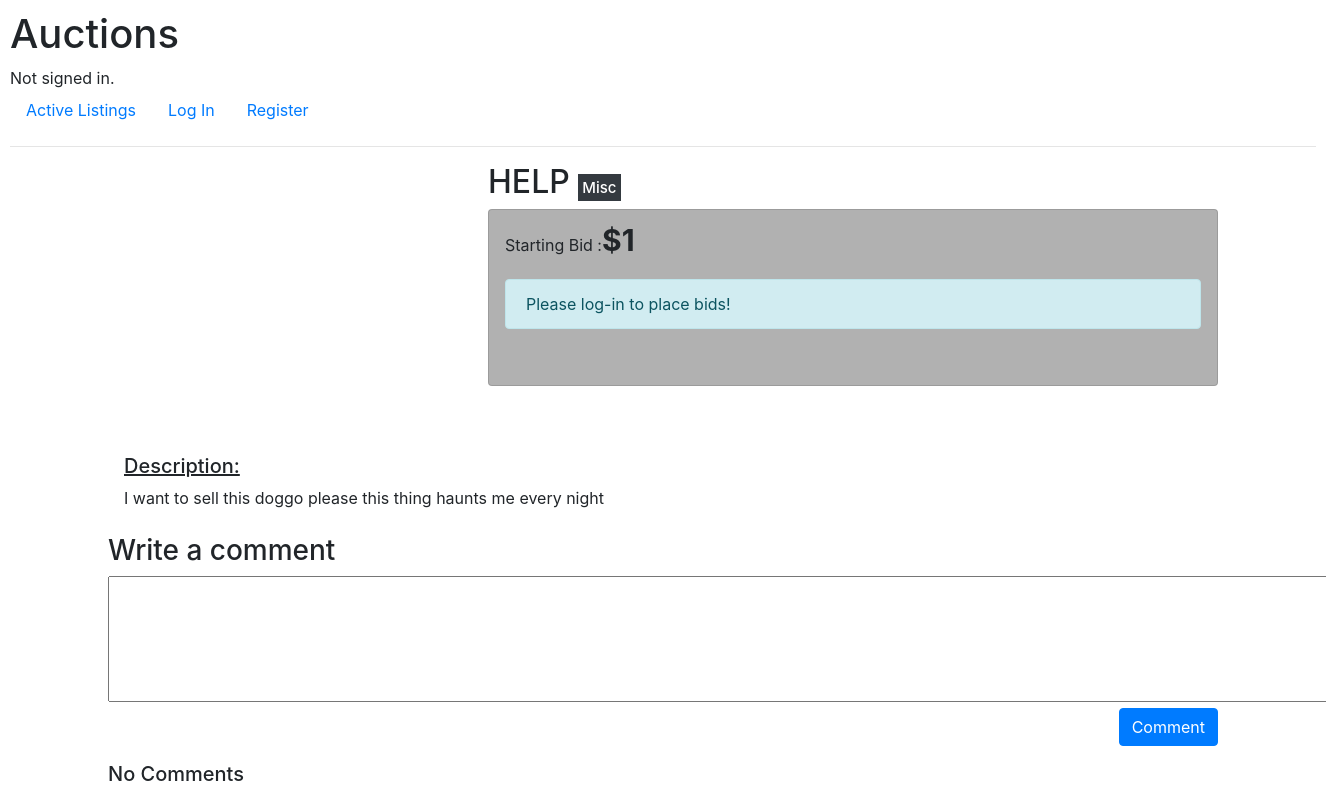
/listing/2, run on the app's committed database.
### auctions/models.py (models this page shows)
class Listings(models.Model):
    it_name = models.CharField(max_length = 64)
    it_desc = models.CharField(max_length = 100)
    it_seller = models.CharField(max_length = 64)
    bid_winner = models.CharField(max_length = 64, default = None, blank = True, null = True)
    category = models.CharField(max_length = 64)
    starting_bid = models.IntegerField()
    current_bid = models.IntegerField(default = None)
    img_url = models.URLField(max_length = 300, default = None, blank = True, null = True)
    active = models.BooleanField(default = True)

### auctions/views.py (the view)
# urls.py: path("listing/<int:id>", views.view_listing, name="listing"),
def view_listing(request, id):
    listing = Listings.objects.get(id = id)
    try:
        if WatchList.objects.get(watcher = request.user.username, list_id = id):
            watching = True
    except:
        watching = False
    try:
        comments = Comments.objects.filter(list_id = id)
    except:
        comments = None
    return render(request,"auctions/listinginfo.html",{
        "listing" : listing,
        "watchinguser" : request.user.username,
        "watching" : watching,
        "comments" : comments,
        "form" : BidForm(),
        "form2" : CommentForm(),
        "alert" : False
    })

### auctions/views.py
class BidForm(forms.Form):
    bid = forms.IntegerField(label = "Bid Amount")

class CommentForm(forms.Form):
    comment = forms.CharField(widget = forms.Textarea(attrs={"rows":5, "cols":122}), label = "")

### auctions/templates/auctions/listinginfo.html (shortened to what this page needs)
{% extends "auctions/layout.html" %}
{% block body %}
    <div class="container">
      <div class="row">
        <div class="col-4"><img class="card-img-top mx-2" style="width: auto; height: 275px; float: left;" src="{{listing.img_url}}" alt=""></div>
        <div class="col-8">
          <h2>{{listing.it_name}} <span class="text-white bg-dark" style="font-size: 15px; padding: 4px;">{{ listing.category }}</span> </h2>
          <div class="card pb-2" style="background-color: rgb(177, 177, 177);">
            <span class="pl-3 mt-2">Starting Bid :<span style="font-weight: bold; font-size: 30px;">${{listing.starting_bid}}</span></span>
            {% if watchinguser == listing.it_seller and listing.active %}
              <form action="{% url 'close_bid' listing.id %}" method="POST" class="pl-3 mt-2">
                {% csrf_token %}
                <button type="submit" name="form" class="btn btn-danger">Close Bid</button>
              </form>
            {% else %}
              {% if listing.active %}
                {% if user.is_authenticated and watching == False %}
                  <form class="pl-3 mt-2" action="{% url 'make_bid' listing.id %}" method="POST">
                    {% csrf_token %}
                    {{form}}
                    <button type="submit" name="form" class="btn btn-primary">Place Bid</button>
                  </form>
                  <a class="btn btn-secondary my-3" style="width: 43%; position: relative; left: 230px;" href="{% url 'addWlist' listing.id %}">Add to Watchlist</a>
                {% else %}
                  <div class="alert alert-info my-3 mx-3">Please log-in to place bids!</div>
                {% endif %}
              {% else %}
                  {% if watchinguser == listing.bid_winner %}
                    <div class="alert alert-success m-3">Congratulations! You have won this auction!</div>
                  {% else %}
                    <span class="pl-3 mt-2 text-danger">This bid has been closed!</span>
                  {% endif %}
              {% endif %}
            {% endif %}
        </div>
        </div>
      </div>
    </div>
    <div class="container">
      <h5 class="pt-3 pl-3" style="text-decoration: underline;">Description:</h5>
        <p class="card-text pb-3 pl-3 mb-2">{{listing.it_desc}}</p>
    </div>
    <div class="container">
      <form action="{% url 'make_comment' listing.id %}" method="POST">
        <h3>Write a comment</h3>
        {{ form2 }}
        <p align="right"><button type="submit" name="form2" class="btn btn-primary">Comment</button></p>
      </form>
    </div>
    <div class="container">
      {% if comments %}
        {% for comment in comments %}
          <div class="card pt-3 mt-2">
            <div class="d-flex justify-content-between align-items-center">
              <div class="user flex-row align-items-center">
                <span>
                  <small class="font-weight-bold text-primary">{{comment.user}}</small>
                  <small class="font-weight-bold">{{comment.comment}}</small>
                </span>
              </div>
              <small>{{comment.posting_time}}</small>
            </div>
          </div>
        {% endfor %}
      {% else %}
          <h5>No Comments</h5>
      {% endif %}
    </div>
{% endblock %}

### auctions/static/auctions/styles.css (style rules this page uses)
body { padding: 10px; }

### data on the page
Listings: it_name "HELP", category "Misc", starting_bid "1", it_desc "I want to sell this doggo please this thing haunts me every night"
